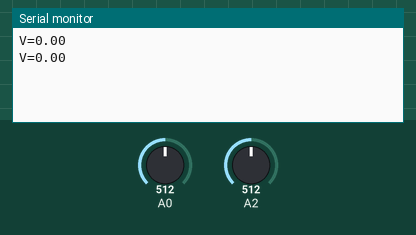
The sketch below on a simulated Arduino Uno, built with avr-gcc and run on an emulated ATmega328P. Shown: the last lines printed to the serial monitor. The test bench sets the inputs (shaded band); at power-on: A0 = 512, A2 = 512.

Above: at 1.8 s.
1.9 s: A0 set to 716
At 2.8 s:
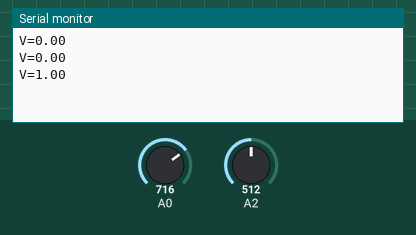
3.4 s: A2 set to 306
At 4.5 s:
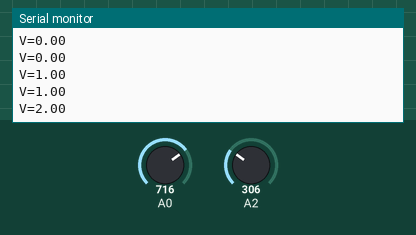
4.9 s: A0 set to 900
At 5.8 s:
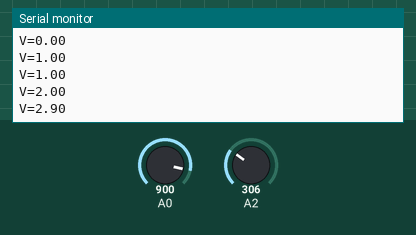
6.4 s: A2 set to 122
At 7.8 s:
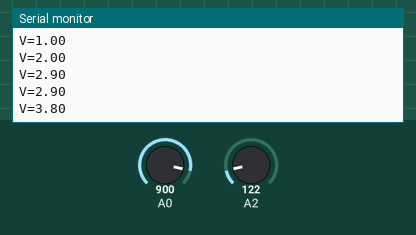
Timing chart, 0 to 8.9 s (numbered marks = the images above; inputs shaded):
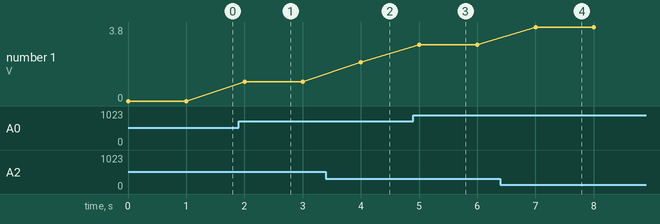

Measured:
- after the input at 1.9 s, the serial monitor: prints a new line after 0.10 s (image 1)
- after the input at 3.4 s, the serial monitor: prints a new line after 0.60 s (image 2)
- after the input at 4.9 s, the serial monitor: prints a new line after 0.10 s (image 3)
- after the input at 6.4 s, the serial monitor: prints a new line after 0.61 s (image 4)
- plotted number 1: 0 → 1 after the input at 1.9 s, 1 → 2 after the input at 3.4 s, 2 → 2.9 after the input at 4.9 s, 2.9 → 3.8 after the input at 6.4 s

The sketch:

only_clip_degital.ino
```cpp
float analog_voltage1 = 0;
float degital_voltage1 = 0;
float analog_voltage2 = 0;
float degital_voltage2 = 0;

void setup() {
  // put your setup code here, to run once:
  Serial.begin(9600);
}

void loop() {
  // put your main code here, to run repeatedly:
  analog_voltage1 = analogRead(0);
  degital_voltage1 = (analog_voltage1 * 5.0) / 1024.0;
  analog_voltage2 = analogRead(2);
  degital_voltage2 = (analog_voltage2 * 5.0) / 1024.0;

  Serial.print("V=");
  Serial.print(degital_voltage1 - degital_voltage2);
  Serial.println("");
  delay(1000);
}
```
